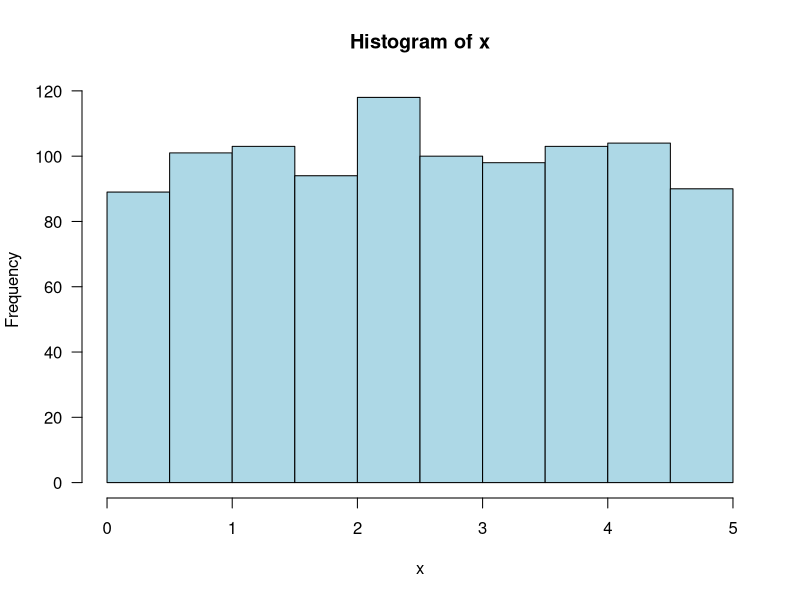

The R source for this figure:
## ---- chunk 1
runif(n = 1, min = 0, max = 5)
## ---- chunk 2
x <- runif(n = 1000, min = 0, max = 5)
mean(x)
## ---- chunk 3
hist(x, las = 1, col = "lightblue")
## ---- chunk 4
F <- function(x) (x/8) + (3/16)*x^2
## ---- chunk 5
F(1.5) - F(1)
## ---- chunk 6
pnorm(-1)
## ---- chunk 7
pnorm(37, mean = 40, sd = 2)
## ---- chunk 8
pnorm((37-40)/2)
## ---- chunk 9
1 - pnorm(39, mean = 40, sd = 2)
## ---- chunk 10
qnorm(.75)
## ---- chunk 11
qnorm(.75, mean = 40, sd = 2)
## ---- chunk 12
40 + qnorm(.75)*2
## ---- chunk 13
F <- function(x) 0.03*x^2 + 0.05*x
x <- runif(n = 1000, min = 0, max = 5)
F(4) - F(2)
## ---- chunk 14
H <- function(x) 0.02*x^3 + 0.025*x^2
H(5)-H(0) 
## ---- chunk 15
E <- H(5)-H(0)
G <- function(x) .015*(x^4)+(.05/3)*(x^3)
G(5)-G(0)-E^2
## ---- chunk 16
pnorm((1.75-1.25)/0.46) - pnorm((1-1.25)/0.46)
1 - pnorm((2-1.25)/0.46)
# alternatively
pnorm(-(2-1.25)/0.46)
## ---- chunk 17
qnorm(0.995, 5.496, .067)
## ---- chunk 18
# binom distribution calculation
pbinom(10, size = 50, prob = 0.25) 
# normal approximation of binom
pnorm((10 + .5 - 50*.25)/sqrt(50*.25*.75))

